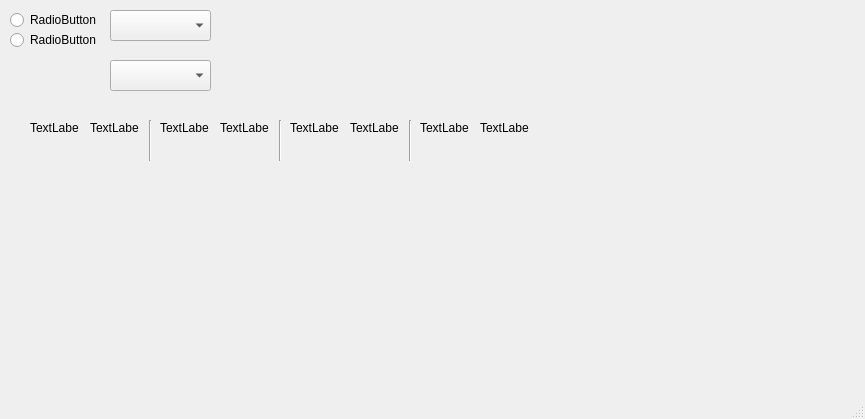
<?xml version="1.0" encoding="UTF-8"?>
<ui version="4.0">
 <class>MainWindow</class>
 <widget class="QMainWindow" name="MainWindow">
  <property name="geometry">
   <rect>
    <x>0</x>
    <y>0</y>
    <width>865</width>
    <height>419</height>
   </rect>
  </property>
  <property name="windowTitle">
   <string>MainWindow</string>
  </property>
  <widget class="QWidget" name="centralwidget">
   <widget class="QRadioButton" name="radioButton">
    <property name="geometry">
     <rect>
      <x>10</x>
      <y>10</y>
      <width>92</width>
      <height>20</height>
     </rect>
    </property>
    <property name="text">
     <string>RadioButton</string>
    </property>
   </widget>
   <widget class="QRadioButton" name="radioButton_2">
    <property name="geometry">
     <rect>
      <x>10</x>
      <y>30</y>
      <width>92</width>
      <height>20</height>
     </rect>
    </property>
    <property name="text">
     <string>RadioButton</string>
    </property>
   </widget>
   <widget class="QComboBox" name="comboBox">
    <property name="geometry">
     <rect>
      <x>110</x>
      <y>10</y>
      <width>101</width>
      <height>31</height>
     </rect>
    </property>
   </widget>
   <widget class="QLabel" name="label">
    <property name="geometry">
     <rect>
      <x>30</x>
      <y>120</y>
      <width>49</width>
      <height>16</height>
     </rect>
    </property>
    <property name="text">
     <string>TextLabel</string>
    </property>
   </widget>
   <widget class="QLabel" name="label_2">
    <property name="geometry">
     <rect>
      <x>90</x>
      <y>120</y>
      <width>49</width>
      <height>16</height>
     </rect>
    </property>
    <property name="text">
     <string>TextLabel</string>
    </property>
   </widget>
   <widget class="QLabel" name="label_3">
    <property name="geometry">
     <rect>
      <x>160</x>
      <y>120</y>
      <width>49</width>
      <height>16</height>
     </rect>
    </property>
    <property name="text">
     <string>TextLabel</string>
    </property>
   </widget>
   <widget class="QLabel" name="label_4">
    <property name="geometry">
     <rect>
      <x>220</x>
      <y>120</y>
      <width>49</width>
      <height>16</height>
     </rect>
    </property>
    <property name="text">
     <string>TextLabel</string>
    </property>
   </widget>
   <widget class="QLabel" name="label_5">
    <property name="geometry">
     <rect>
      <x>290</x>
      <y>120</y>
      <width>49</width>
      <height>16</height>
     </rect>
    </property>
    <property name="text">
     <string>TextLabel</string>
    </property>
   </widget>
   <widget class="QLabel" name="label_6">
    <property name="geometry">
     <rect>
      <x>350</x>
      <y>120</y>
      <width>49</width>
      <height>16</height>
     </rect>
    </property>
    <property name="text">
     <string>TextLabel</string>
    </property>
   </widget>
   <widget class="QLabel" name="label_7">
    <property name="geometry">
     <rect>
      <x>420</x>
      <y>120</y>
      <width>49</width>
      <height>16</height>
     </rect>
    </property>
    <property name="text">
     <string>TextLabel</string>
    </property>
   </widget>
   <widget class="QLabel" name="label_8">
    <property name="geometry">
     <rect>
      <x>480</x>
      <y>120</y>
      <width>49</width>
      <height>16</height>
     </rect>
    </property>
    <property name="text">
     <string>TextLabel</string>
    </property>
   </widget>
   <widget class="QComboBox" name="comboBox_2">
    <property name="geometry">
     <rect>
      <x>110</x>
      <y>60</y>
      <width>101</width>
      <height>31</height>
     </rect>
    </property>
   </widget>
   <widget class="Line" name="line">
    <property name="geometry">
     <rect>
      <x>140</x>
      <y>120</y>
      <width>20</width>
      <height>41</height>
     </rect>
    </property>
    <property name="orientation">
     <enum>Qt::Orientation::Vertical</enum>
    </property>
   </widget>
   <widget class="Line" name="line_2">
    <property name="geometry">
     <rect>
      <x>270</x>
      <y>120</y>
      <width>20</width>
      <height>41</height>
     </rect>
    </property>
    <property name="orientation">
     <enum>Qt::Orientation::Vertical</enum>
    </property>
   </widget>
   <widget class="Line" name="line_3">
    <property name="geometry">
     <rect>
      <x>400</x>
      <y>120</y>
      <width>20</width>
      <height>41</height>
     </rect>
    </property>
    <property name="orientation">
     <enum>Qt::Orientation::Vertical</enum>
    </property>
   </widget>
  </widget>
  <widget class="QMenuBar" name="menubar">
   <property name="geometry">
    <rect>
     <x>0</x>
     <y>0</y>
     <width>865</width>
     <height>33</height>
    </rect>
   </property>
  </widget>
  <widget class="QStatusBar" name="statusbar"/>
 </widget>
 <resources/>
 <connections/>
</ui>
